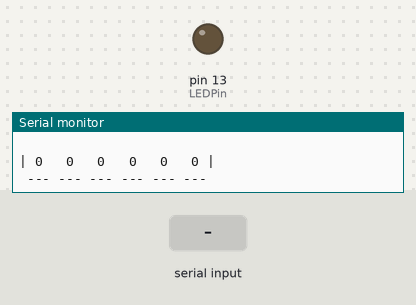
A sketch run on a simulated Arduino Uno, built with avr-gcc and run on an emulated ATmega328P. Parts: output pins drawn as LEDs (lit = HIGH), the last lines printed to the serial monitor. Inputs (shaded band) come from the test bench.

Above: at 1.2 s.
1.3 s: "F\n" received over the second serial link
At 1.7 s:
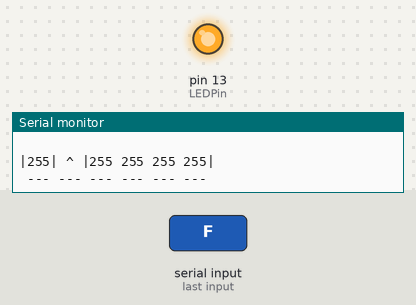
3.3 s: "L\n" received over the second serial link
At 3.8 s:
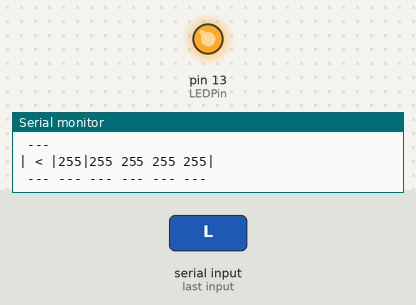
4.8 s: "R\n" received over the second serial link
At 8.2 s:
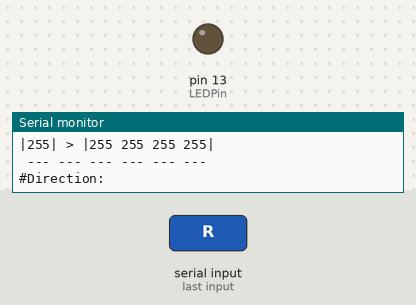
Timing chart, 0 to 9.7 s (numbered marks = the images above; inputs shaded):
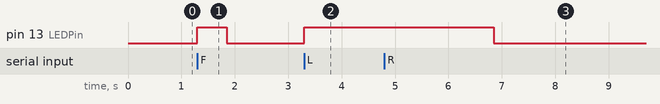

The sketch:

Bluetooth-Slave-Alternative.ino
```cpp
// receiver
#include<SoftwareSerial.h>
#include <CmdMessenger.h>
#include "Maze_Map.h"

const int rxPin = 0;
const int txPin = 1;
const int LEDPin = 13;
int flag = 0;         // a flag to prevent duplicate messages

SoftwareSerial BluetoothSerial(rxPin,txPin);//RX,TX.
Maze<4,6> maze;                    // Defining the rows and columns of the maze

void setup() {
  // put your setup code here, to run once:
  pinMode(LEDPin, OUTPUT);
  Serial.begin(38400);
  BluetoothSerial.begin(38400);
  maze.mouseRow = 4;
  maze.mouseColumn = 1;
  maze.mouseHeading = NORTH;
  Serial.println("                      Received Maze                          ");
//  maze.solve();
  maze.print();
  digitalWrite(LEDPin, LOW);       // Turn LED off
}
void loop()
{
  // put your main code here, to run repeatedly:
  inData();
}

void inData()
{
  if (BluetoothSerial.available() != 0)
  {
    Serial.print('#');
    char inData = BluetoothSerial.read();
    Serial.print("Direction: ");
    Serial.println(inData);
    if (inData == 'F')
    {
      digitalWrite(LEDPin, HIGH);       // Turn LED on
      maze.mouseHeading = NORTH;
      maze.mouseRow -= 1;
      // Adding Walls //
      maze.addWalls(WEST);
      maze.addWalls(EAST);
      maze.solve();
      maze.print();
      delay(500);
      digitalWrite(LEDPin, LOW);        // Turn LED off
    }
    else if (inData == 'L')
    {
      digitalWrite(LEDPin, HIGH);       // Turn LED on
      maze.mouseHeading = WEST;
      maze.mouseColumn -= 1;
      // Adding Walls //
      maze.addWalls(NORTH);
      maze.addWalls(EAST);
      maze.solve();
      maze.print();
      delay(1000);
    }
    else if (inData == 'R')
    {
      digitalWrite(LEDPin, HIGH);       // Turn LED on
      maze.mouseHeading = EAST;
      maze.mouseColumn += 1;
      // Adding Walls //
      maze.addWalls(NORTH);
      maze.addWalls(WEST);
      maze.solve();
      maze.print();
      delay(2000);
      digitalWrite(LEDPin, LOW);        // Turn LED off
    }
  }
  else
  {
    flag=0;
  }
}
```

Maze_Map.h
```cpp
#include <Arduino.h>

#define NORTH 0
#define EAST 1
#define SOUTH 2
#define WEST 3

template <byte ROWS,byte COLUMNS>
class Maze
{
private:
    // vertical walls array
    boolean verticalWalls[ROWS][COLUMNS+1];

    // horizontal walls array
    boolean horizontalWalls[ROWS+1][COLUMNS];

public:
    // value array
    byte values[ROWS][COLUMNS];

    byte mouseRow;
    byte mouseColumn;
    byte mouseHeading;

    //Constructor method (called when the maze is created)
    Maze()
    {
        //initialize verticalWalls (add exterior walls)
        for(byte i = 0;i < ROWS;i++)
        {
            for(byte j = 0;j<COLUMNS+1;j++)
            {
                if(j==0 || j == COLUMNS)
                {
                    verticalWalls[i][j] = true;
                }
            }
        }

        //initialize horizontalWalls (add exterior walls)
        for(byte i = 0;i < ROWS + 1;i++)
        {
            for(byte j=0;j<COLUMNS;j++)
            {
                if(i==0 || i==ROWS)
                {
                    horizontalWalls[i][j]=true;
                }
            }
        }
    }

    //Add your code here
    void solve()
    {
      for (byte i = 0; i < ROWS; i++)
      {
        for (byte j = 0; j < COLUMNS; j++)
        {
          values[i][j] = 255;
        }
      }
    }

    void addWalls(byte CardinalDirection)
    {
      switch(CardinalDirection)
      {
        case NORTH:
        horizontalWalls[mouseRow][mouseColumn] = true;
        break;
        case EAST:
        verticalWalls[mouseRow][mouseColumn + 1] = true;
        break;
        case SOUTH:
        horizontalWalls[mouseRow + 1][mouseColumn] = true;
        break;
        case WEST:
        verticalWalls[mouseRow][mouseColumn] = true;
        break;
      }
    }

    void removeaddWalls(byte CardinalDirection)
    {
      switch(CardinalDirection)
      {
        case NORTH:
        horizontalWalls[mouseRow][mouseColumn] = false;
        break;
        case EAST:
        verticalWalls[mouseRow][mouseColumn + 1] = false;
        break;
        case SOUTH:
        horizontalWalls[mouseRow + 1][mouseColumn] = false;
        break;
        case WEST:
        verticalWalls[mouseRow][mouseColumn] = false;
        break;
      }
    }

    /*Do not change or add code below this line

    NanoMouseMaze Print Function Version 2
    This version of the print function has been modified to print
    any size maze (the previous version could not print large
    mazes) and to work with the btMonitor Android App I wrote,
    which is available through my free online course at:
    http://udemy.com/nanomouse
    Scroll down to "Wireless Debugging with the Bluetooth Module"
    and go to the Downloadable Materials section of the lecture.*/

    byte print()
    {
        for(byte i = 0;i < 2*ROWS+1;i++)
        {
            for(byte j = 0;j < 2*COLUMNS+1;j++)
            {
                //Add Horizontal Walls
                if(i%2 == 0 && j%2 == 1)
                {
                    if(horizontalWalls[i/2][j/2] == true)
                    {
                        Serial.print(" ---");
                    }
                    else
                    {
                        Serial.print("    ");
                    }
                }

                //Add Vertical Walls
                if(i%2 == 1 && j%2 == 0)
                {
                    if(verticalWalls[i/2][j/2] == true)
                    {
                        Serial.print("|");
                    }
                    else
                    {
                        Serial.print(" ");
                    }
                }

                //Add Flood Fill Values
                if(i%2 == 1 && j%2== 1)
                {
                    if((i-1)/2 == mouseRow && (j-1)/2 == mouseColumn)
                    {
                        if(mouseHeading == NORTH)
                        {
                            Serial.print(" ^ ");
                        }
                        else if(mouseHeading == EAST)
                        {
                            Serial.print(" > ");
                        }
                        else if(mouseHeading == SOUTH)
                        {
                            Serial.print(" v ");
                        }
                        else if(mouseHeading == WEST)
                        {
                            Serial.print(" < ");
                        }
                    }
                    else
                    {
                        byte value = values[(i-1)/2][(j-1)/2];
                        if(value >= 100)
                        {
                            Serial.print(value);
                        }
                        else
                        {
                            Serial.print(" ");
                            Serial.print(value);
                        }
                        if(value < 10)
                        {
                            Serial.print(" ");
                        }
                    }
                }
            }
            Serial.print("\n");
        }
        Serial.print("\n");
    }
};
```

Measured:
- after the input at 1.3 s, pin 13 (LEDPin): LOW → HIGH at once, → LOW 0.55 s later
- after the input at 3.3 s, pin 13 (LEDPin): LOW → HIGH at once
- after the input at 4.8 s, pin 13 (LEDPin): HIGH → LOW after 2.0 s
